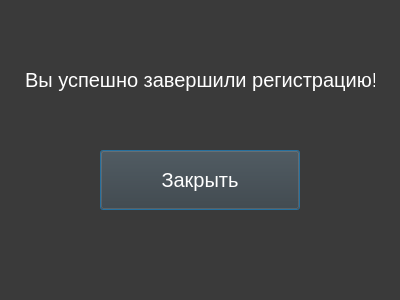
<?xml version="1.0" encoding="UTF-8"?>
<ui version="4.0">
 <class>Dialog</class>
 <widget class="QDialog" name="Dialog">
  <property name="geometry">
   <rect>
    <x>0</x>
    <y>0</y>
    <width>400</width>
    <height>300</height>
   </rect>
  </property>
  <property name="palette">
   <palette>
    <active>
     <colorrole role="WindowText">
      <brush brushstyle="SolidPattern">
       <color alpha="255">
        <red>255</red>
        <green>255</green>
        <blue>255</blue>
       </color>
      </brush>
     </colorrole>
     <colorrole role="Button">
      <brush brushstyle="SolidPattern">
       <color alpha="255">
        <red>58</red>
        <green>58</green>
        <blue>58</blue>
       </color>
      </brush>
     </colorrole>
     <colorrole role="Light">
      <brush brushstyle="SolidPattern">
       <color alpha="255">
        <red>58</red>
        <green>58</green>
        <blue>58</blue>
       </color>
      </brush>
     </colorrole>
     <colorrole role="Midlight">
      <brush brushstyle="SolidPattern">
       <color alpha="255">
        <red>59</red>
        <green>59</green>
        <blue>59</blue>
       </color>
      </brush>
     </colorrole>
     <colorrole role="Dark">
      <brush brushstyle="SolidPattern">
       <color alpha="255">
        <red>59</red>
        <green>59</green>
        <blue>59</blue>
       </color>
      </brush>
     </colorrole>
     <colorrole role="Mid">
      <brush brushstyle="SolidPattern">
       <color alpha="255">
        <red>59</red>
        <green>59</green>
        <blue>59</blue>
       </color>
      </brush>
     </colorrole>
     <colorrole role="Text">
      <brush brushstyle="SolidPattern">
       <color alpha="255">
        <red>255</red>
        <green>255</green>
        <blue>255</blue>
       </color>
      </brush>
     </colorrole>
     <colorrole role="ButtonText">
      <brush brushstyle="SolidPattern">
       <color alpha="255">
        <red>255</red>
        <green>255</green>
        <blue>255</blue>
       </color>
      </brush>
     </colorrole>
     <colorrole role="Base">
      <brush brushstyle="SolidPattern">
       <color alpha="255">
        <red>58</red>
        <green>58</green>
        <blue>58</blue>
       </color>
      </brush>
     </colorrole>
     <colorrole role="Window">
      <brush brushstyle="SolidPattern">
       <color alpha="255">
        <red>58</red>
        <green>58</green>
        <blue>58</blue>
       </color>
      </brush>
     </colorrole>
     <colorrole role="LinkVisited">
      <brush brushstyle="SolidPattern">
       <color alpha="255">
        <red>255</red>
        <green>255</green>
        <blue>255</blue>
       </color>
      </brush>
     </colorrole>
     <colorrole role="ToolTipText">
      <brush brushstyle="SolidPattern">
       <color alpha="255">
        <red>255</red>
        <green>255</green>
        <blue>255</blue>
       </color>
      </brush>
     </colorrole>
    </active>
    <inactive>
     <colorrole role="WindowText">
      <brush brushstyle="SolidPattern">
       <color alpha="255">
        <red>255</red>
        <green>255</green>
        <blue>255</blue>
       </color>
      </brush>
     </colorrole>
     <colorrole role="Button">
      <brush brushstyle="SolidPattern">
       <color alpha="255">
        <red>58</red>
        <green>58</green>
        <blue>58</blue>
       </color>
      </brush>
     </colorrole>
     <colorrole role="Light">
      <brush brushstyle="SolidPattern">
       <color alpha="255">
        <red>58</red>
        <green>58</green>
        <blue>58</blue>
       </color>
      </brush>
     </colorrole>
     <colorrole role="Midlight">
      <brush brushstyle="SolidPattern">
       <color alpha="255">
        <red>59</red>
        <green>59</green>
        <blue>59</blue>
       </color>
      </brush>
     </colorrole>
     <colorrole role="Dark">
      <brush brushstyle="SolidPattern">
       <color alpha="255">
        <red>59</red>
        <green>59</green>
        <blue>59</blue>
       </color>
      </brush>
     </colorrole>
     <colorrole role="Mid">
      <brush brushstyle="SolidPattern">
       <color alpha="255">
        <red>59</red>
        <green>59</green>
        <blue>59</blue>
       </color>
      </brush>
     </colorrole>
     <colorrole role="Text">
      <brush brushstyle="SolidPattern">
       <color alpha="255">
        <red>255</red>
        <green>255</green>
        <blue>255</blue>
       </color>
      </brush>
     </colorrole>
     <colorrole role="ButtonText">
      <brush brushstyle="SolidPattern">
       <color alpha="255">
        <red>255</red>
        <green>255</green>
        <blue>255</blue>
       </color>
      </brush>
     </colorrole>
     <colorrole role="Base">
      <brush brushstyle="SolidPattern">
       <color alpha="255">
        <red>58</red>
        <green>58</green>
        <blue>58</blue>
       </color>
      </brush>
     </colorrole>
     <colorrole role="Window">
      <brush brushstyle="SolidPattern">
       <color alpha="255">
        <red>58</red>
        <green>58</green>
        <blue>58</blue>
       </color>
      </brush>
     </colorrole>
     <colorrole role="LinkVisited">
      <brush brushstyle="SolidPattern">
       <color alpha="255">
        <red>255</red>
        <green>255</green>
        <blue>255</blue>
       </color>
      </brush>
     </colorrole>
     <colorrole role="ToolTipText">
      <brush brushstyle="SolidPattern">
       <color alpha="255">
        <red>255</red>
        <green>255</green>
        <blue>255</blue>
       </color>
      </brush>
     </colorrole>
    </inactive>
    <disabled>
     <colorrole role="WindowText">
      <brush brushstyle="SolidPattern">
       <color alpha="255">
        <red>59</red>
        <green>59</green>
        <blue>59</blue>
       </color>
      </brush>
     </colorrole>
     <colorrole role="Button">
      <brush brushstyle="SolidPattern">
       <color alpha="255">
        <red>58</red>
        <green>58</green>
        <blue>58</blue>
       </color>
      </brush>
     </colorrole>
     <colorrole role="Light">
      <brush brushstyle="SolidPattern">
       <color alpha="255">
        <red>58</red>
        <green>58</green>
        <blue>58</blue>
       </color>
      </brush>
     </colorrole>
     <colorrole role="Midlight">
      <brush brushstyle="SolidPattern">
       <color alpha="255">
        <red>59</red>
        <green>59</green>
        <blue>59</blue>
       </color>
      </brush>
     </colorrole>
     <colorrole role="Dark">
      <brush brushstyle="SolidPattern">
       <color alpha="255">
        <red>59</red>
        <green>59</green>
        <blue>59</blue>
       </color>
      </brush>
     </colorrole>
     <colorrole role="Mid">
      <brush brushstyle="SolidPattern">
       <color alpha="255">
        <red>59</red>
        <green>59</green>
        <blue>59</blue>
       </color>
      </brush>
     </colorrole>
     <colorrole role="Text">
      <brush brushstyle="SolidPattern">
       <color alpha="255">
        <red>59</red>
        <green>59</green>
        <blue>59</blue>
       </color>
      </brush>
     </colorrole>
     <colorrole role="ButtonText">
      <brush brushstyle="SolidPattern">
       <color alpha="255">
        <red>59</red>
        <green>59</green>
        <blue>59</blue>
       </color>
      </brush>
     </colorrole>
     <colorrole role="Base">
      <brush brushstyle="SolidPattern">
       <color alpha="255">
        <red>58</red>
        <green>58</green>
        <blue>58</blue>
       </color>
      </brush>
     </colorrole>
     <colorrole role="Window">
      <brush brushstyle="SolidPattern">
       <color alpha="255">
        <red>58</red>
        <green>58</green>
        <blue>58</blue>
       </color>
      </brush>
     </colorrole>
     <colorrole role="LinkVisited">
      <brush brushstyle="SolidPattern">
       <color alpha="255">
        <red>255</red>
        <green>255</green>
        <blue>255</blue>
       </color>
      </brush>
     </colorrole>
     <colorrole role="ToolTipText">
      <brush brushstyle="SolidPattern">
       <color alpha="255">
        <red>255</red>
        <green>255</green>
        <blue>255</blue>
       </color>
      </brush>
     </colorrole>
    </disabled>
   </palette>
  </property>
  <property name="windowTitle">
   <string>Dialog</string>
  </property>
  <widget class="QPushButton" name="pushButton">
   <property name="geometry">
    <rect>
     <x>100</x>
     <y>150</y>
     <width>200</width>
     <height>60</height>
    </rect>
   </property>
   <property name="font">
    <font>
     <pointsize>15</pointsize>
    </font>
   </property>
   <property name="text">
    <string>Закрыть</string>
   </property>
  </widget>
  <widget class="QLabel" name="label">
   <property name="geometry">
    <rect>
     <x>25</x>
     <y>60</y>
     <width>350</width>
     <height>40</height>
    </rect>
   </property>
   <property name="font">
    <font>
     <pointsize>15</pointsize>
    </font>
   </property>
   <property name="text">
    <string>Вы успешно завершили регистрацию!</string>
   </property>
  </widget>
 </widget>
 <resources/>
 <connections/>
</ui>
